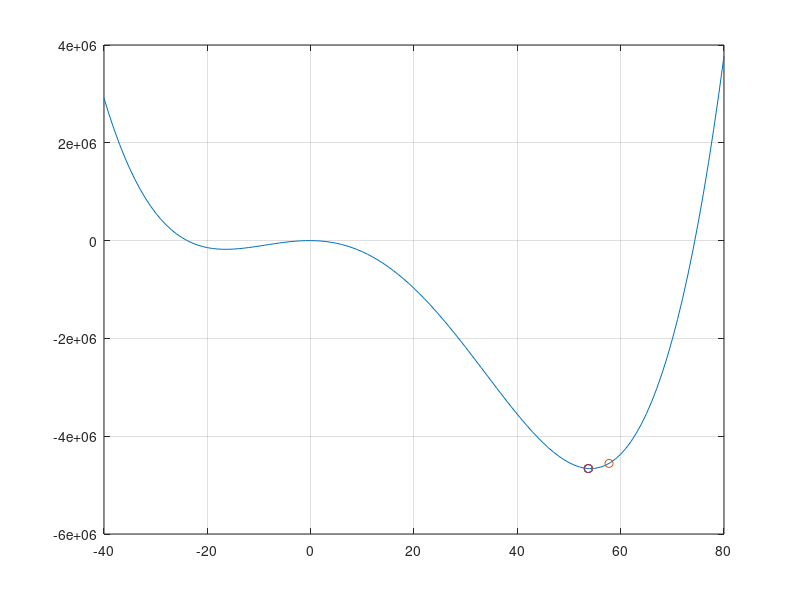

Here is the MATLAB script that generated this plot:
%% Titel
% Direct Search based example

%% cleanings :)
clc
clear
close all

%% Introduc a function
lb = -40;   %lower band
ub = 80;    %uper band

xx = lb:ub;
y = @(x) x.^4 - 50*x.^3 - 1800*x.^2 - 800*x;
% y is handle function (x is functionname)
plot(xx, y(xx))
grid on

n  = 1;
x0 = (ub-lb) * rand(1, n) + lb;
y0 = y(x0);

%% Searching algorithm
    %% input
maxItr = 10;
step = 4;
    %% Calculations
for i=1:maxItr
%     xnew = (ub-lb) * rand(1, n) + lb;
    xnew = x0 + (-1^randi(2)) * step;
    ynew = y(xnew);
    if ynew<y0
        x0 = xnew;
        y0 = ynew;
    end
    hold on
    plot(x0, y0, 'o')
    pause(0.1)
end